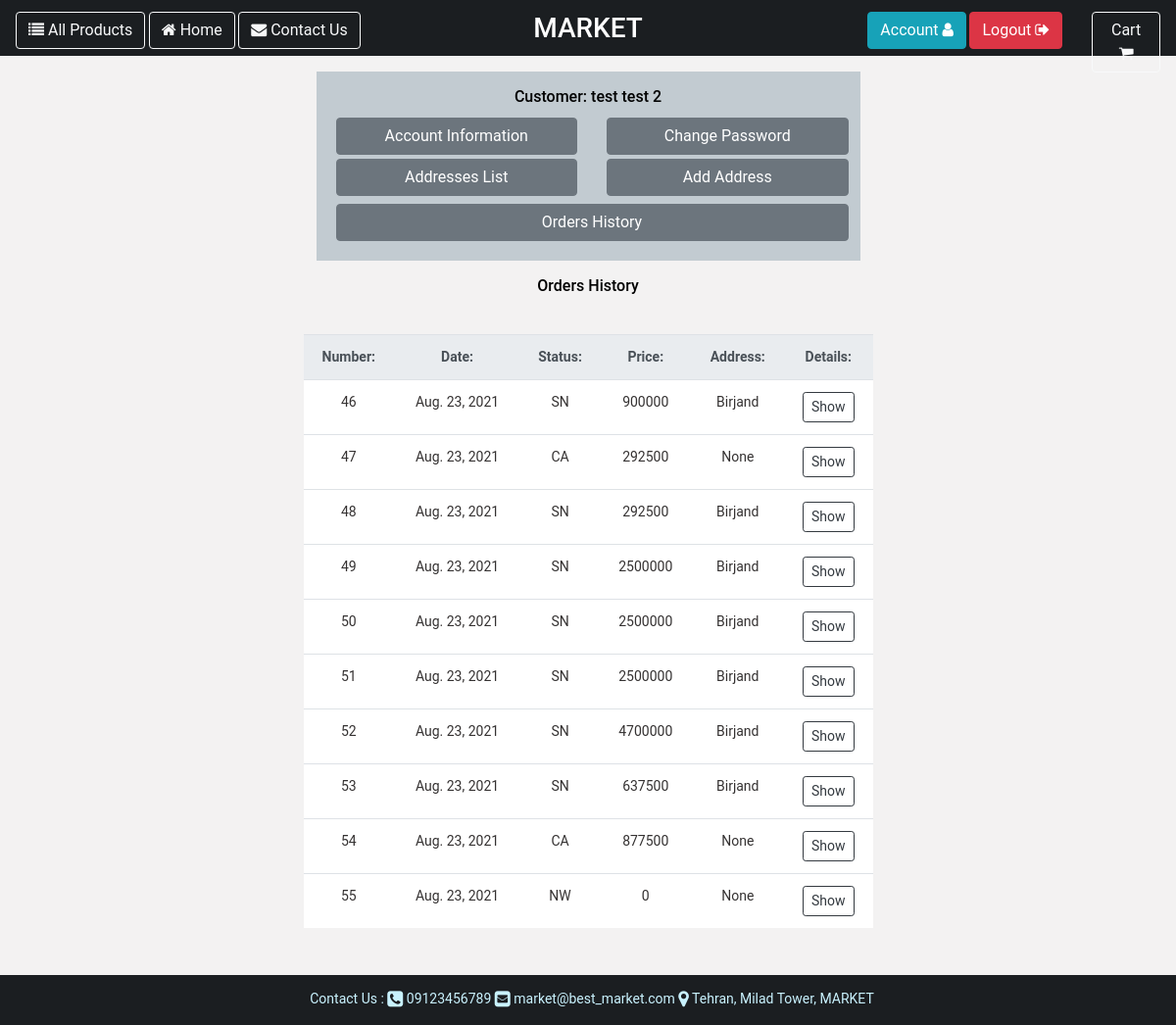
The page /customer/dashboard/orders/ (signed in) on the database its author committed.
### customer/models.py (models this page shows, shortened)
class Customer(User):
    national_code = models.CharField(verbose_name=_('national code'), help_text=_('enter national code'),
                                     max_length=10, blank=True, null=True)
    gender = models.CharField(verbose_name=_('gender'), help_text=_('specify your gender'), max_length=10,
                              choices=[('M', 'Male'), ('F', 'Female')], blank=True, null=True)
    birthday = models.DateField(verbose_name=_('birthday'), help_text=_('specify birthday date'), null=True, blank=True)
    image = models.FileField(verbose_name=_('customer image'), help_text=_('upload your image'), null=True,
                             blank=True, upload_to='customer/images/')
    class Meta:
        verbose_name = 'customer'
    def customer_name(self):
        return self.__str__()
    def __str__(self):
        return f'{self.first_name} {self.last_name}'

class Address(BaseModel):
    owner = models.ForeignKey(Customer, verbose_name=_('address owner'), help_text=_('specify owner'),
                              null=True, blank=True, on_delete=models.CASCADE)
    title = models.CharField(verbose_name=_('address title'), help_text=_('enter title for this address'),
                             max_length=25, default='New')
    latitude = models.FloatField(verbose_name=_('latitude'), help_text=_('enter/change latitude'), null=True, blank=True)
    longitude = models.FloatField(verbose_name=_('longitude'), help_text=_('enter/change longitude'), null=True, blank=True)
    country = models.CharField(verbose_name=_('country name'), help_text=_('enter country name'), null=False,
                               blank=False, default='Iran', max_length=30)
    state = models.CharField(verbose_name=_('state name'), help_text=_('enter state name'), null=False, blank=False
                             , max_length=50)
    city = models.CharField(verbose_name=_('city name'), help_text=_('enter city name'), null=False, blank=False,
                            max_length=50)
    village = models.CharField(verbose_name=_('village name'), help_text=_('enter village name'), null=True,
                               blank=True, max_length=50)
    rest_of_address = models.TextField(verbose_name=_('rest of address'), help_text=_('enter/change rest of address'),
                                       null=False, blank=True)
    post_code = models.CharField(verbose_name=_('post code'), help_text=_('enter post code'), null=True,
                                 blank=True, max_length=10)
    def __str__(self):
        return f'{self.city}'

### core/models.py (models this page shows, shortened)
class User(AbstractUser):
    USERNAME_FIELD = 'phone'
    phone = models.CharField(verbose_name=_('phone'), help_text=_('enter phone number'), max_length=11, unique=True,
                             null=False, blank=False)
    deleted = models.BooleanField(default=False)
    create_timestamp = models.DateTimeField(auto_now_add=True)
    modify_timestamp = models.DateTimeField(auto_now=True)
    delete_timestamp = models.DateTimeField(default=None, null=True, blank=True, editable=False)
    objects = MyUserManager()

### order/models.py (models this page shows, shortened)
class Cart(BaseModel):
    customer = models.ForeignKey(Customer, verbose_name=_('customer'),
                                 help_text=_('specify owner customer for cart'),
                                 null=True, blank=True, on_delete=models.PROTECT)
    status = models.CharField(verbose_name=_('cart status'), help_text=_('display cart status'), max_length=20,
                              blank=False, null=False, choices=[('WA', _('waiting')), ('PD', _('paid'))],
                              default='WA')
    final_price = models.IntegerField(verbose_name=_('final price'), help_text=_('final cart price'),
                                    null=True, blank=True)
    order_status = models.CharField(verbose_name=_('customer order status'), help_text=_('display status of order'),
                                    blank=False, null=False,
                                    choices=[('NW', _('new')), ('SN', _('send')), ('CA', _('cancel'))],
                                    default='NW', max_length=20)
    order_address = models.ForeignKey(Address, verbose_name=_('customer address'),
                                      help_text=_('specify address for send order'),
                                      null=True, blank=True, on_delete=models.PROTECT)
    def order_date(self):
        return self.create_timestamp.date()

### customer/views.py (the view)
# urls.py: path('dashboard/orders/', CustomerCartArchiveIndexView.as_view(), name='customer_cart_archive'),
class CustomerCartArchiveIndexView(View):
    def get(self, request, *args, **kwargs):
        customer = Customer.objects.get(id=self.request.user.id)
        carts = Cart.objects.archive().filter(customer=customer)
        return render(request, 'customer/customer_carts.html',
                      {'carts': carts, 'customer': customer})

### core/models.py (called while the page is built)
    def archive(self):
        return super().get_queryset()

    def get_queryset(self):
        return super().get_queryset().filter(deleted=False)

### templates/customer/customer_carts.html (shortened to what this page needs)
{% extends "base.html" %}
{% load i18n %}
{% load static %}
{% block content %}
    <div class="container-fluid pt-3" style="min-height: 85vh">
        <div class="row m-auto w-50">
            <div class="col-12 text-center">
                {% include 'customer/customer_panel.html' with customer_panel=customer %}
            </div>
        </div>
        <div class="container-fluid p-3 w-50 m-auto">
            <div class="row">
                <h6 class="col-12 text-center">
                    {% translate 'Orders History' %}</h6>
            <div class="container-fluid address_card_view text-left m-2 mt-2 p-2" style="">
    <div class="row form-group">
        <table class="table table-responsive-md m-auto">
            <tr style="background-color: #c2cbd1; text-align: center" class="thead-light">
                <th>
                    {% translate 'Number:' %}
                </th>
                <th>
                    {% translate 'Date:' %}
                </th>
                <th>
                    {% translate 'Status:' %}
                </th>
                <th>
                    {% translate 'Price:' %}
                </th>
                <th>
                    {% translate 'Address:' %}
                </th>
                <th>
                    {% translate 'Details:' %}
                </th>
            </tr>
                {% for cart in carts %}
                    {% include 'order/cart_card.html' with cart_card=cart %}
                {% endfor %}
        </table>
    </div>
</div>
            </div>
        </div>
    </div>
    </div>
{% endblock %}

### templates/customer/customer_panel.html (shortened to what this page needs)
{% load i18n %}
<div class="container-fluid m-auto p-2" style="background-color: #c2cbd1">
    <div class="row text-center p-2">
        <div class="col-12">
            <h6>{% translate 'Customer:' %} {{ customer.customer_name }}
            </h6>
        </div>
        <div class="col-6 text-dark">
            <a href="/customer/dashboard/" style="text-decoration: none">
                <button class="btn m-1 btn-block btn-secondary">
                {% translate 'Account Information' %}
                </button>
            </a>
            <a href="/customer/dashboard/addresses/" style="text-decoration: none">
                <button class="btn m-1 btn-block btn-secondary">
                    {% translate 'Addresses List' %}
                </button>
            </a>
        </div>
        <div class="col-6">
            <a href="/customer/dashboard/change_password/" style="text-decoration: none">
                <button class="btn m-1 btn-block btn-secondary">
                    {% translate 'Change Password' %}
                </button>
            </a>
            <a href="/customer/dashboard/add_address/" style="text-decoration: none">
                <button class="btn m-1 btn-block btn-secondary">
                    {% translate 'Add Address' %}
                </button>
            </a>
        </div>
        <div class="col">
            <a href="/customer/dashboard/orders/" style="text-decoration: none">
                <button class="btn m-1 btn-block btn-secondary">
                    {% translate 'Orders History' %}
                </button>
            </a>
        </div>
    </div>
</div>

### templates/order/cart_card.html
{% load i18n %}
<tr style="background-color: white; text-align: center">
    <td style="color: #353232; ">{{ cart_card.id }}</td>
    <td style="color: #353232; ">{{ cart_card.order_date }}</td>
    <td style="color: #353232; ">{{ cart_card.order_status }}</td>
    <td style="color: #353232; ">{{ cart_card.final_price }}</td>
    <td style="color: #353232; ">{{ cart_card.order_address }}</td>
    <td style="color: #353232; ">
        <a href="/customer/dashboard/orders/{{ cart_card.id }}">
            <button class="btn btn-outline-dark btn-sm">
                {% translate 'Show' %}
            </button>
        </a>
    </td>
</tr>

### static/shared/css/base.css (style rules this page uses)
html, body { height: 100%; }
body { margin: auto; padding: 10px; font-size: 14px; font-family: "Roboto","Lucida Grande","DejaVu Sans","Bitstream Vera Sans",Verdana,Arial,sans-serif; color: black; background: lightsteelblue; }

### rows shown on the page
Customer: customer_name "test test 2"
Cart: id "46", order_date "Aug. 23, 2021", order_status "SN", final_price "900000", order_address "Birjand"
Cart: id "47", order_date "Aug. 23, 2021", order_status "CA", final_price "292500", order_address "None"
Cart: id "48", order_date "Aug. 23, 2021", order_status "SN", final_price "292500", order_address "Birjand"
Cart: id "49", order_date "Aug. 23, 2021", order_status "SN", final_price "2500000", order_address "Birjand"
Cart: id "50", order_date "Aug. 23, 2021", order_status "SN", final_price "2500000", order_address "Birjand"
Cart: id "51", order_date "Aug. 23, 2021", order_status "SN", final_price "2500000", order_address "Birjand"
Cart: id "52", order_date "Aug. 23, 2021", order_status "SN", final_price "4700000", order_address "Birjand"
Cart: id "53", order_date "Aug. 23, 2021", order_status "SN", final_price "637500", order_address "Birjand"
Cart: id "54", order_date "Aug. 23, 2021", order_status "CA", final_price "877500", order_address "None"
Cart: id "55", order_date "Aug. 23, 2021", order_status "NW", final_price "0", order_address "None"
